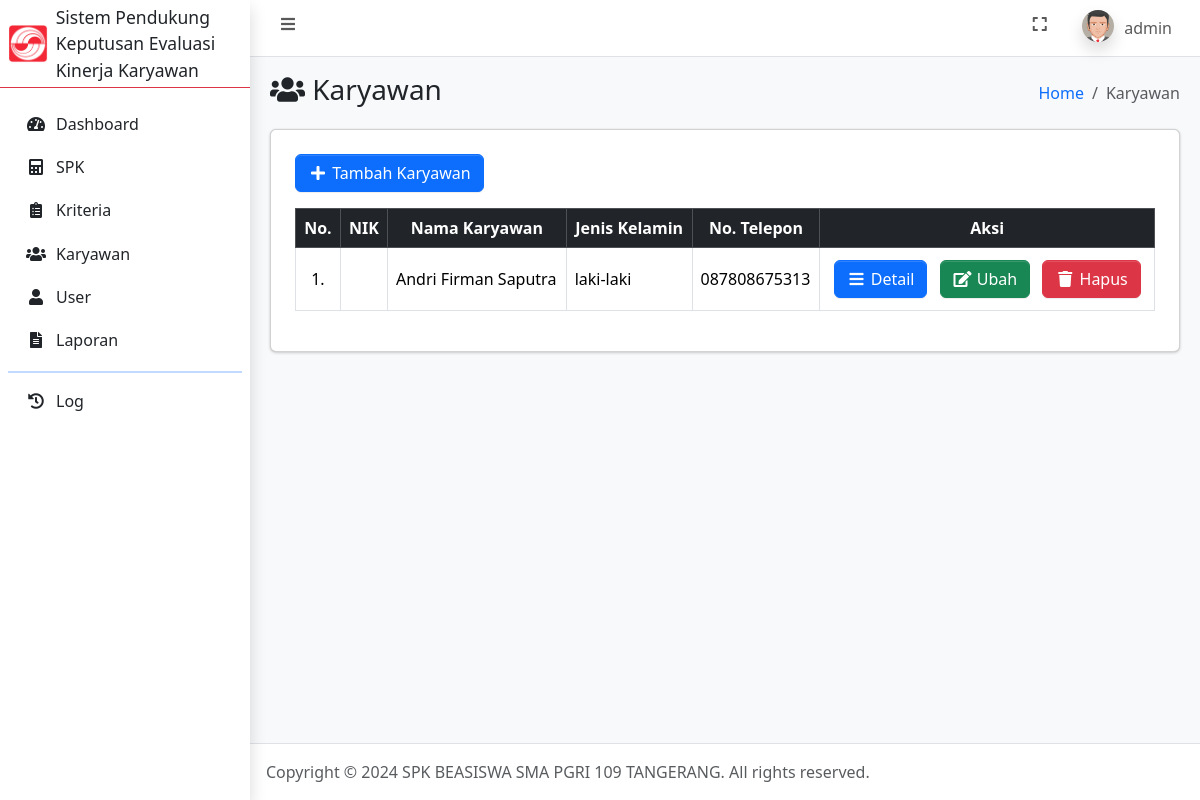
The page /karyawan.php (signed in) on the database as committed earlier.
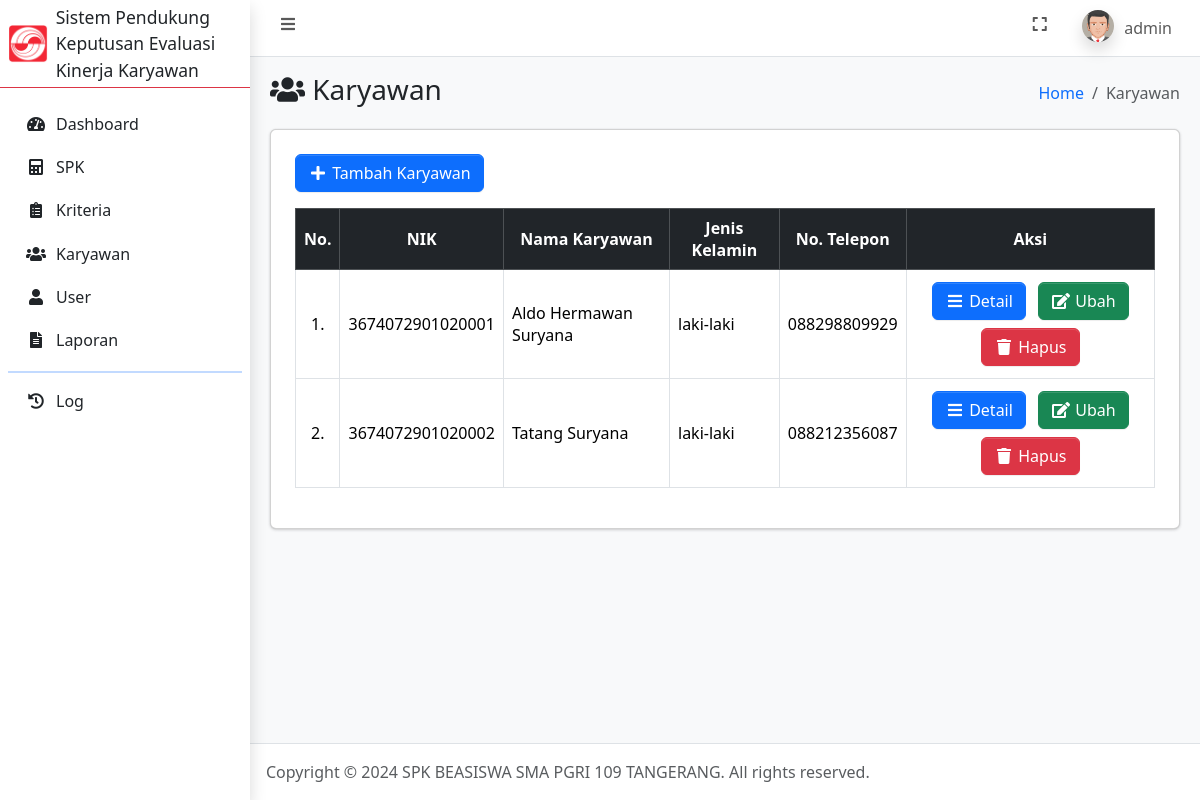
The same page on the database as committed later.
### tables this page shows
CREATE TABLE `karyawan` (
  `id_karyawan` int(11) NOT NULL,
  `nik` varchar(20) NOT NULL,
  `nama_karyawan` varchar(100) NOT NULL,
  `tanggal_lahir` date NOT NULL,
  `jenis_kelamin` enum('laki-laki','perempuan') NOT NULL,
  `no_hp` varchar(20) NOT NULL,
  `alamat` text NOT NULL,
  `foto` text NOT NULL,
  `dibuat_pada` datetime NOT NULL DEFAULT current_timestamp()
);

### karyawan.php (the view, shortened to what this page needs)
<?php
    require_once 'connection.php';
    $karyawan = mysqli_query($conn, "SELECT * FROM karyawan ORDER BY nama_karyawan ASC");
?>
<!DOCTYPE html>
<html lang="en">
<head>
    <?php include_once 'include/head.php'; ?>
</head>
<body class="layout-fixed sidebar-expand-lg bg-body-tertiary">
    <div class="app-wrapper">
        <?php include_once 'include/navbar.php'; ?>
        <?php include_once 'include/sidebar.php'; ?>
        <main class="app-main">
            <div class="app-content-header">
                <div class="container-fluid">
                    <div class="row">
                        <div class="col-sm-6">
                            <h3 class="mb-0"><i class="nav-icon fas fa-fw fa-users"></i> Karyawan</h3>
                        </div>
                        <div class="col-sm-6">
                            <ol class="breadcrumb float-sm-end">
                                <li class="breadcrumb-item"><a href="index.php">Home</a></li>
                                <li class="breadcrumb-item active" aria-current="page">
                                    Karyawan
                                </li>
                            </ol>
                        </div>
                    </div>
                </div>
            </div>
            <div class="app-content">
                <div class="container-fluid">
                    <div class="card">
                        <div class="card-body">
                            <div class="table-responsive p-2">
                                <a href="tambah_karyawan.php" class="mb-3 btn btn-primary"><i class="fas fa-fw fa-plus"></i> Tambah Karyawan</a>
                                <table class="table table-bordered" id="table_id">
                                    <thead class="table-dark">
                                        <tr>
                                            <th class="text-center align-middle">No.</th>
                                            <th class="text-center align-middle">NIK</th>
                                            <th class="text-center align-middle">Nama Karyawan</th>
                                            <th class="text-center align-middle">Jenis Kelamin</th>
                                            <th class="text-center align-middle">No. Telepon</th>
                                            <th class="text-center align-middle">Aksi</th>
                                        </tr>
                                    </thead>
                                    <tbody>
                                        <?php $i = 1; ?>
                                        <?php foreach ($karyawan as $dk): ?>
                                            <tr>
                                                <td class="text-center align-middle"><?= $i++; ?>.</td>
                                                <td class="align-middle text-start"><?= $dk['nik']; ?></td>
                                                <td class="align-middle text-start"><?= $dk['nama_karyawan']; ?></td>
                                                <td class="align-middle text-start"><?= $dk['jenis_kelamin']; ?></td>
                                                <td class="align-middle text-start"><?= $dk['no_hp']; ?></td>
                                                <td class="text-center align-middle">
                                                    <a href="detail_karyawan.php?id_karyawan=<?= $dk['id_karyawan']; ?>" class="m-1 btn btn-primary"><i class="fas fa-fw fa-bars"></i> Detail</a>
                                                    <a href="ubah_karyawan.php?id_karyawan=<?= $dk['id_karyawan']; ?>" class="m-1 btn btn-success"><i class="fas fa-fw fa-edit"></i> Ubah</a>
                                                    <a href="hapus_karyawan.php?id_karyawan=<?= $dk['id_karyawan']; ?>" data-nama="<?= $dk['nama_karyawan']; ?>" class="m-1 btn btn-danger btn-delete"><i class="fas fa-fw fa-trash"></i> Hapus</a>
                                                </td>
                                            </tr>
                                        <?php endforeach ?>
                                    </tbody>
                                </table>
                            </div>
                        </div>
                    </div>
                </div>
            </div>
        </main>
        <?php include_once 'include/footer.php'; ?>
    </div>
</body>
</html>

Rows that differ between the two databases and show on the page:
removed karyawan: nama_karyawan "Andri Firman Saputra", jenis_kelamin "laki-laki", no_hp "087808675313"
added karyawan: nik "3674072901020001", nama_karyawan "Aldo Hermawan Suryana", jenis_kelamin "laki-laki", no_hp "088298809929"
added karyawan: nik "3674072901020002", nama_karyawan "Tatang Suryana", jenis_kelamin "laki-laki", no_hp "088212356087"
